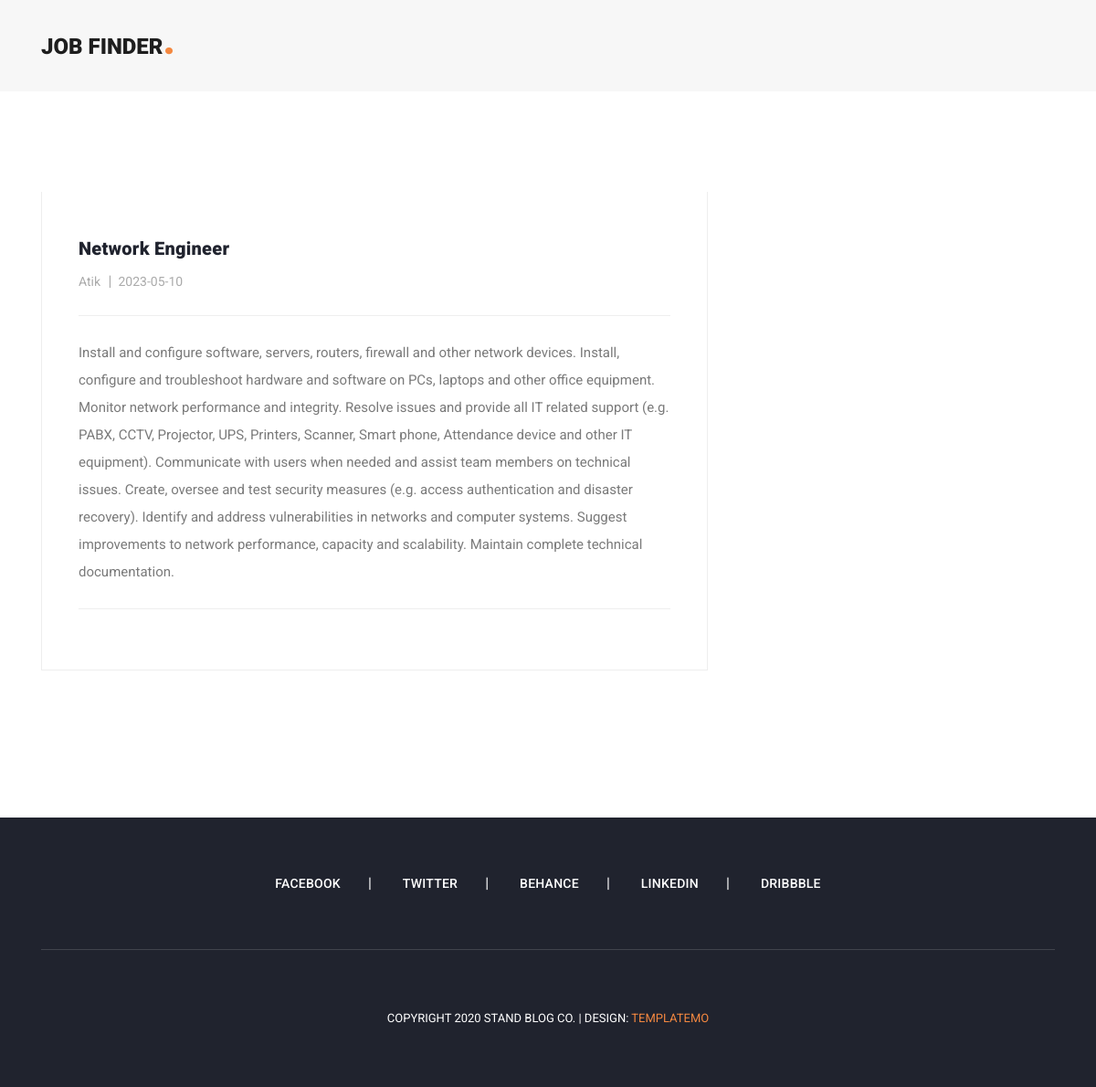
/post-details.php?status=view&&id=6, run on the app's committed database.
### tables this page shows
CREATE TABLE `posts` (
  `post_id` int(255) NOT NULL,
  `post_title` varchar(255) NOT NULL,
  `post_content` longtext NOT NULL,
  `post_ctg` longtext NOT NULL,
  `post_author` varchar(60) NOT NULL,
  `post_date` date NOT NULL,
  `post_summery` longtext NOT NULL,
  `author_id` int(11) NOT NULL
);

### post-details.php (the view, shortened to what this page needs)
<?php
require 'admin/dbconnect.php';
if (isset($_GET['status'])) {
  if ($_GET['status'] == 'view') {
    $postid = $_GET['id'];
    $editquery = "Select * FROM posts WHERE post_id=$postid";
    $tableData = mysqli_query($conn, $editquery);
    $row = mysqli_fetch_assoc($tableData);
  } else {
    echo "Error: " . $editquery . "<br>" . $conn->error;
  }
}
?>
<!DOCTYPE html>
<html lang="en">
<head>
  <link href="vendor/bootstrap/css/bootstrap.min.css" rel="stylesheet">
  <link rel="stylesheet" href="assets/css/fontawesome.css">
  <link rel="stylesheet" href="assets/css/templatemo-stand-blog.css">
  <link rel="stylesheet" href="assets/css/owl.css">
</head>
<body>
  <header class="">
    <nav class="navbar navbar-expand-lg">
      <div class="container">
        <a class="navbar-brand" href="index.php">
          <h2>Job Finder<em>.</em></h2>
        </a>
      </div>
    </nav>
  </header>
  <div class="heading-page header-text">
  </div>
  <section class="blog-posts grid-system">
    <div class="container">
      <div class="row">
        <div class="col-lg-8">
          <div class="all-blog-posts">
            <div class="row">
              <div class="col-lg-12">
                <div class="blog-post">
                  <div class="down-content">
                    <a href="post-details.html">
                      <h4>
                        <?php echo $row['post_title'] ?>
                      </h4>
                    </a>
                    <ul class="post-info">
                      <li><a href="#">
                          <?php echo $row['post_author'] ?>
                        </a></li>
                      <li><a href="#">
                          <?php echo $row['post_date'] ?>
                        </a></li>
                    </ul>
                    <p>
                      <?php echo $row['post_content'] ?>
                    </p>
                    <div class="post-options">
                      <div class="row">
                        <div class="col-6">
                        </div>
                        <div class="col-6">
                        </div>
                      </div>
                    </div>
                  </div>
                </div>
              </div>
              <div class="col-lg-12">
              </div>
              <div class="col-lg-12">
              </div>
            </div>
          </div>
        </div>
        <div class="col-lg-4">
          <div class="sidebar">
            <div class="row">
              <div class="col-lg-12">
              </div>
              <div class="col-lg-12">
              </div>
              <div class="col-lg-12">
              </div>
              <div class="col-lg-12">
              </div>
            </div>
          </div>
        </div>
      </div>
    </div>
  </section>
  <footer>
    <div class="container">
      <div class="row">
        <div class="col-lg-12">
          <ul class="social-icons">
            <li><a href="#">Facebook</a></li>
            <li><a href="#">Twitter</a></li>
            <li><a href="#">Behance</a></li>
            <li><a href="#">Linkedin</a></li>
            <li><a href="#">Dribbble</a></li>
          </ul>
        </div>
        <div class="col-lg-12">
          <div class="copyright-text">
            <p>Copyright 2020 Stand Blog Co.
              | Design: <a rel="nofollow" href="https://templatemo.com" target="_parent">TemplateMo</a></p>
          </div>
        </div>
      </div>
    </div>
  </footer>
</body>
</html>

### assets/css/templatemo-stand-blog.css (style rules this page uses)
body { font-family: 'Roboto', sans-serif; overflow-x: hidden; text-rendering: optimizeLegibility; -webkit-font-smoothing: antialiased; -moz-osx-font-smoothing: grayscale; }
p { margin-bottom: 0px; font-size: 15px; font-weight: 400; color: #7a7a7a; line-height: 30px; }
a { text-decoration: none!important; }
ul { padding: 0; margin: 0; list-style: none; }
h1,h2,h3,h4,h5,h6 { margin: 0px; }
.heading-page { padding-top: 110px; }
header { position: absolute; z-index: 99999; width: 100%; height: 100px; background-color: #f7f7f7; -webkit-transition: all 0.3s ease-in-out 0s; -moz-transition: all 0.3s ease-in-out 0s; -o-transition: all 0.3s ease-in-out 0s; transition: all 0.3s ease-in-out 0s; }
header .navbar { padding: 25px 0px; }
.navbar .navbar-brand { float: left; margin-top: -12px; outline: none; }
.navbar .navbar-brand h2 { color: #1e1e1e; text-transform: uppercase; font-size: 24px; font-weight: 900; -webkit-transition: all .3s ease 0s; -moz-transition: all .3s ease 0s; -o-transition: all .3s ease 0s; transition: all .3s ease 0s; }
.navbar .navbar-brand h2 em { font-size: 44px; font-style: normal; color: #f48840; }
.blog-posts { margin-top: 100px; }
.blog-posts .blog-post { margin-bottom: 30px; }
.blog-posts .down-content { padding: 40px; border-right: 1px solid #eee; border-left: 1px solid #eee; border-bottom: 1px solid #eee; }
.blog-posts .down-content h4 { font-size: 24px; text-transform: capitalize; letter-spacing: 0.5px; font-weight: 900; color: #20232e; margin: 10px 0px 12px 0px; }
.blog-posts .down-content ul.post-info li { display: inline-block; margin-right: 8px; }
.blog-posts .down-content ul.post-info li:after { content: '|'; color: #aaa; margin-left: 8px; }
.blog-posts .down-content h4 { font-size: 20px; letter-spacing: 0.25px; }
.grid-system .down-content ul.post-info li { margin-right: 3px; }
.grid-system .down-content ul.post-info li:after { margin-left: 5px; }
.blog-posts .down-content ul.post-info li:last-child::after { display: none; }
.blog-posts .down-content ul.post-info li a { font-size: 14px; color: #aaa; font-weight: 400; transition: all .3s; }
.blog-posts .down-content p { padding: 25px 0px; margin: 25px 0px; border-top: 1px solid #eee; border-bottom: 1px solid #eee; }
.sidebar { margin-left: 30px; }
footer { margin-top: 100px; text-align: center; background-color: #20232e; padding: 60px 0px; }
footer ul.social-icons { padding-bottom: 60px; margin-bottom: 60px; border-bottom: 1px solid rgba(250,250,250,0.15); }
footer ul.social-icons li { display: inline-block; margin-right: 30px; }
footer ul.social-icons li:after { content: "|"; color: #fff; margin-left: 30px; }
footer ul.social-icons li:last-child { margin-right: 0px; }
footer ul.social-icons li:last-child::after { display: none; }
footer ul.social-icons li a { font-size: 14px; text-transform: uppercase; color: #fff; font-weight: 500; letter-spacing: 0.25px; transition: all .3s; }
footer p { font-size: 13px; text-transform: uppercase; color: #fff; }
footer p a { color: #f48840; }

### data on the page
posts: post_title "Network Engineer", post_author "Atik", post_date "2023-05-10", post_content "Install and configure software, servers, routers, firewall and other network devices. Install, configure and troubleshoot hardware and software on PCs, laptops and other office equipment. Monitor network performance and integrity. Resolve issues and provide all IT related support (e.g. PABX, CCTV, Projector, UPS, Printers, Scanner, Smart phone, Attendance device and other IT equipment). Communicate with users when needed and assist team members on technical issues. Create, oversee and test security measures (e.g. access authentication and disaster recovery). Identify and address vulnerabilities in networks and computer systems. Suggest improvements to network performance, capacity and…"
